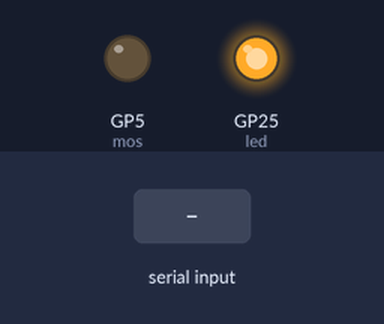
Bench run of a program on a simulated Raspberry Pi Pico running MicroPython. Shown: output pins drawn as LEDs (lit = HIGH). The inputs (shaded band) are chosen by the test bench. What the program prints to the serial console is not drawn.

Above: at 0.01 s.
At 1.6 s:
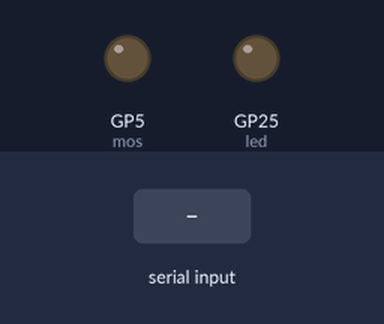
1.7 s: "1\n" received over the second serial link
Timing chart, 0 to 4.7 s (numbered marks = the images above; inputs shaded):
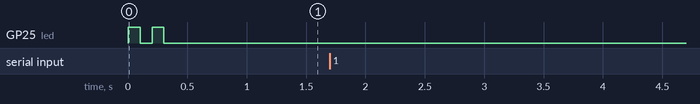

Measured:
- after the input at 1.7 s, every drawn part: stays the same

The program:

main.py
```python
"""
PR2040 + BT37 遥控开关
=====================
手机 App → BT37 → Pico → MOS 模块

接线:
  BT37 TX  →  Pico GP1  (UART0 RX)
  BT37 RX  →  Pico GP0  (UART0 TX)
  BT37 VCC →  Pico 3V3
  BT37 GND →  Pico GND

  MOS 模块 EN →  Pico GP5  (输出高电平导通)

BT37 默认: 9600bps, 8, n, 1
"""

from machine import Pin, UART
import time

# ===== 配置 ==================================================
UART_ID = 0
BAUDRATE = 9600

# MOS 模块使能引脚
MOS_PIN = 5

# 指令定义
CMD_ON  = b"ON"    # 导通
CMD_OFF = b"OFF"   # 断开

# ===== 初始化 ================================================
uart = UART(UART_ID, baudrate=BAUDRATE, tx=Pin(0), rx=Pin(1))
mos  = Pin(MOS_PIN, Pin.OUT)
mos.value(0)  # 初始断开

# 板载 LED 指示
led  = Pin(25, Pin.OUT)
led.value(0)

print("=" * 40)
print("PR2040 + BT37 遥控开关")
print(f"MOS 使能引脚: GP{MOS_PIN}")
print("等待指令: ON=导通, OFF=断开")
print("=" * 40)

# 开机闪烁 2 次
for _ in range(2):
    led.on()
    time.sleep_ms(100)
    led.off()
    time.sleep_ms(100)

# ===== 缓冲区 ================================================
buf = b""
last_recv = 0

# ===== 主循环 ================================================
while True:
    now = time.ticks_ms()

    if uart.any():
        chunk = uart.read()
        if chunk:
            buf += chunk
            last_recv = now

            # 按换行处理
            while b"\n" in buf:
                line, buf = buf.split(b"\n", 1)
                line = line.strip()
                if not line:
                    continue

                if line == CMD_ON:
                    mos.value(1)
                    led.on()
                    print("[指令] 导通 MOS")
                    uart.write(b"MOS ON\r\n")

                elif line == CMD_OFF:
                    mos.value(0)
                    led.off()
                    print("[指令] 断开 MOS")
                    uart.write(b"MOS OFF\r\n")

                else:
                    print(f"[未知] {line}")

    # 超时兜底（不带换行的数据）
    if buf and (now - last_recv > 200):
        line = buf.strip()
        buf = b""
        if line == CMD_ON:
            mos.value(1)
            led.on()
            print("[指令] 导通 MOS")
        elif line == CMD_OFF:
            mos.value(0)
            led.off()
            print("[指令] 断开 MOS")

    time.sleep_ms(10)
```
